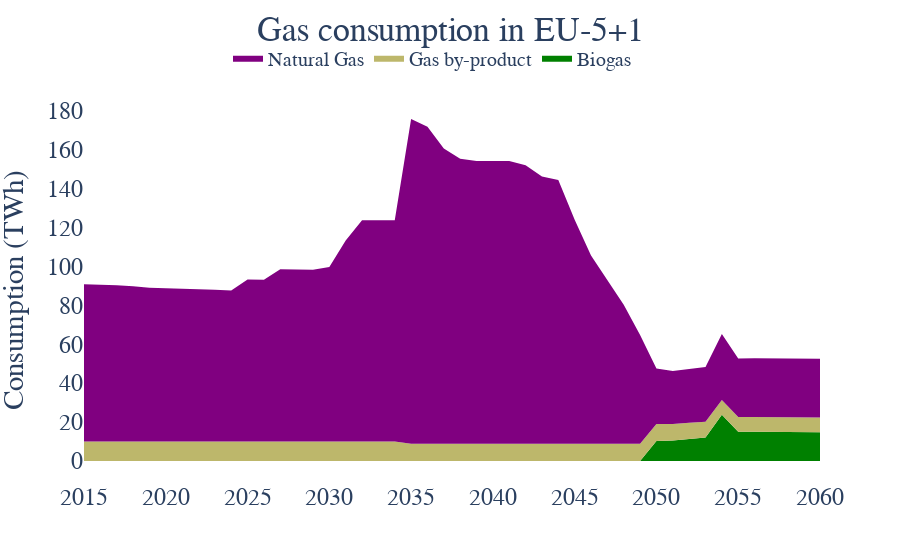

Notebook source saved alongside this figure:
### Code cell
gas_techs=["Biogas_Digester","Gasification","Gasification_noWGR","Naphta_cracking","Naphta_cracking_electrified"]


tech_name={"Electrolyser":"Electrolyser","SMR":"SMR","SMR_noWGR":"SMR","SMR_eboiler_noWGR":"SMR",
                       "eSMR":"SMR","eSMR_noWGR":"SMR","eSMR_eboiler_noWGR":"SMR",
                "Gasification":"Gasification","Gasification_noWGR":"Gasification","Pyrolysis":"Pyrolysis",
           "Naphta_cracking":"Naphta cracking","Naphta_cracking_electrified":"Naphta cracking"}
tech_name_list={"Biogas":["Biogas_Digester","Gasification","Gasification_noWGR"],
           "Gas by-product":["Naphta_cracking","Naphta_cracking_electrified"]}
gas_techs_name_colors={"Biogas":"green",
                       "Gas by-product":"darkkhaki"}





fig =go.Figure()
tech_usage=tech_usage_flow[(tech_usage_flow.Resource.isin(["Gas"]))]


energy_input=resource_imports[(resource_imports.Resource.isin(primary_resource_conversion.keys()))]
energy_input=energy_input.drop(["Sector","Country"],axis=1).groupby(by=["Resource","Year"]).sum().reset_index()

gas_tech_usage=tech_usage[tech_usage.Technology.isin(gas_techs)]
for tech in tech_name_list.keys():
    u=tech_usage[tech_usage.Technology.isin(tech_name_list[tech])]
    u=u[["Year","Flow"]].groupby(by=["Year"]).sum().reset_index()
    fig.add_trace(go.Scatter(x=u.Year,y=u.Flow*1e-6*13.1,name=tech,line=dict(width=0,color=gas_techs_name_colors[tech]),
                             fillcolor=gas_techs_name_colors[tech],hoverinfo="x+y",mode='lines',stackgroup='one'))

fig.add_trace(go.Scatter(x=energy_input[energy_input.Resource=="Gas"].Year,y=energy_input[energy_input.Resource=="Gas"].Flow,name="Natural Gas",
                         line=dict(width=0,color="purple"),
                             fillcolor="purple",mode='lines',stackgroup='one'))
#     fig.update_xaxes(title_text="Year", row=1, col=i+1)

fig.update_layout(title='Gas consumption in EU-5+1',  title_x=0.5,title_y=0.97,
                   yaxis_title='Consumption (TWh)')
fig.update_layout(
    font=dict(
        family="Times New Roman",size=24)
    )
fig.update_annotations(font_size=20)
fig.update_layout(legend=dict(
    orientation="h",
    yanchor="bottom",
    y=1.06,
    xanchor="right",
    x=0.75,font = dict(size=20)
))
# fig.update_yaxes(range=[0,5.5])
# fig.add_annotation(dict(font=dict(color="black",size=28),
#                                         x=-0.05,
#                                         y=1.15,
#                                         showarrow=False,
#                                         text="(e)",
#                                         textangle=0,
#                                         xanchor='left',
#                                         xref="paper",
#                                         yref="paper"))
fig.update_layout( paper_bgcolor="rgba(0,0,0,0)", plot_bgcolor="rgba(0,0,0,0)")
fig.show()

### Figure 1 — Plotly figure (JSON) as saved in the notebook; plotly's stock layout.template omitted (floating-point values rounded to 4 significant figures)
{"data": [{"fillcolor": "green", "hoverinfo": "x+y", "line": {"color": "green", "width": 0}, "mode": "lines", "name": "Biogas", "stackgroup": "one", "type": "scatter", "x": [2015, 2016, 2017, 2018, 2019, 2020, 2021, 2022, 2023, 2024, 2025, 2026, 2027, 2028, 2029, 2030, 2031, 2032, 2033, 2034, 2035, 2036, 2037, 2038, 2039, 2040, 2041, 2042, 2043, 2044, 2045, 2046, 2047, 2048, 2049, 2050, 2051, 2052, 2053, 2054, 2055, 2056, 2057, 2058, 2059, 2060], "y": [0, 0, 0, 0, 0, 0, 0, 0, 0, 0, -9.15e-15, -1.068e-14, -4.575e-15, -9.15e-15, -9.15e-15, 0, 0, 0, 0, 0, 0, 0, 0, 0, 0, 0, 0, 0, 0, 0, 0, 0, 0, 0, 0, 10.27, 10.53, 11.28, 12.04, 23.79, 14.99, 15.06, 15.06, 14.76, 14.76, 14.76]}, {"fillcolor": "darkkhaki", "hoverinfo": "x+y", "line": {"color": "darkkhaki", "width": 0}, "mode": "lines", "name": "Gas by-product", "stackgroup": "one", "type": "scatter", "x": [2015, 2016, 2017, 2018, 2019, 2020, 2021, 2022, 2023, 2024, 2025, 2026, 2027, 2028, 2029, 2030, 2031, 2032, 2033, 2034, 2035, 2036, 2037, 2038, 2039, 2040, 2041, 2042, 2043, 2044, 2045, 2046, 2047, 2048, 2049, 2050, 2051, 2052, 2053, 2054, 2055, 2056, 2057, 2058, 2059, 2060], "y": [10.06, 10.06, 10.06, 10.06, 10.06, 10.06, 10.06, 10.06, 10.06, 10.06, 10.06, 10.06, 10.06, 10.06, 10.06, 10.06, 10.06, 10.06, 10.06, 10.06, 8.854, 8.854, 8.854, 8.854, 8.854, 8.854, 8.854, 8.854, 8.854, 8.854, 8.854, 8.854, 8.854, 8.854, 8.811, 8.714, 8.53, 8.308, 8.085, 7.545, 7.545, 7.545, 7.545, 7.545, 7.545, 7.545]}, {"fillcolor": "purple", "line": {"color": "purple", "width": 0}, "mode": "lines", "name": "Natural Gas", "stackgroup": "one", "type": "scatter", "x": [2015, 2016, 2017, 2018, 2019, 2020, 2021, 2022, 2023, 2024, 2025, 2026, 2027, 2028, 2029, 2030, 2031, 2032, 2033, 2034, 2035, 2036, 2037, 2038, 2039, 2040, 2041, 2042, 2043, 2044, 2045, 2046, 2047, 2048, 2049, 2050, 2051, 2052, 2053, 2054, 2055, 2056, 2057, 2058, 2059, 2060], "y": [80.71, 80.56, 80.23, 79.6, 78.83, 78.68, 78.53, 78.38, 77.9, 77.42, 83.13, 82.98, 88.38, 88.24, 88.1, 89.55, 103.2, 113.6, 113.6, 113.6, 166.7, 162.8, 151.6, 146.3, 145.1, 145.1, 145.1, 143.0, 137.2, 135.4, 115.0, 96.66, 84.19, 71.3, 55.94, 28.51, 27.17, 27.5, 28.08, 33.82, 30.15, 30.15, 30.15, 30.15, 30.15, 30.15]}], "layout": {"font": {"family": "Times New Roman", "size": 24}, "legend": {"font": {"size": 20}, "orientation": "h", "x": 0.75, "xanchor": "right", "y": 1.06, "yanchor": "bottom"}, "paper_bgcolor": "rgba(0,0,0,0)", "plot_bgcolor": "rgba(0,0,0,0)", "title": {"text": "Gas consumption in EU-5+1", "x": 0.5, "y": 0.97}, "yaxis": {"title": {"text": "Consumption (TWh)"}}}}
